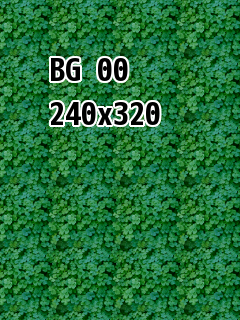
#> input picture sample_img/bg00_240x320.png, 240 x 320 px
$ python texpack.py --infile sample_img/bg00_240x320.png --outpng out.png --outxml out.png   (Python 2 division)
#> lines starting #> are read from the running program, lines starting #| are printed output that depends on the picture
#!/usr/bin/env python
# -*- coding: utf-8 -*-
# -*- mode: python; Encoding: utf8n -*-

"""
Texture Atlas用の画像を生成するPythonスクリプト。

* 複数のpngファイルを1枚のpng画像に配置する。
* Windows7 x64 + Python 2.7.3 + PIL で動作確認。

usage:
    python texpack.py -i *.png -o out.png -x out.xml
    python texpack.py --help

履歴
----

2012/09/13 ver 0.0.5

* xml出力時、ファイル名でソートできてなかったバグを修正。

2012/09/07 ver 0.0.4

* PEP8に従ってソースを整形。

2012/09/07 ver 0.0.3

* trim有効時のxml出力を修正。
* xml出力時、ファイル名でソートしてから出力するようにした。

2012/09/02 ver 0.0.2

* BLF法での配置処理を追加。

2012/09/01 ver 0.0.1

* Next-Fit法での配置処理のみ実装。

"""


from optparse import OptionParser
import glob
from PIL import Image
import os
import sys
from operator import attrgetter
from collections import namedtuple

VER = "0.0.4"  # バージョン番号


def chk_arg():
    """コマンドラインオプションを解析."""

    parser = OptionParser(version="%prog " + VER)

    parser.set_defaults(verbose=True, debug=False, border=2,
                        mode="blf",
                        infile=".\\*.png",
                        outpng="out.png",
                        outxml="out.xml",
                        trim=False, show=False, sortoff=False)

    parser.add_option("-i", "--infile", metavar="WILDCARD",
                      help=u"入力PNGファイル名(ワイルドカード指定) [%default]")
    parser.add_option("-o", "--outpng", metavar="FILE",
                      help=u"出力PNGファイル名 [%default]")
    parser.add_option("-x", "--outxml", metavar="FILE",
                      help=u"出力XMLファイル名 [%default]")
    parser.add_option("-m", "--mode", metavar="MODE", type="choice",
                      choices=['blf', 'nextfit'],
                      help=u"配置モード(blf|nextfit) [%default]")
    parser.add_option("-b", "--border", type="int", metavar="NUM",
                      help=u"各画像の隙間のドット数 [default: %default]")
    parser.add_option("-t", "--trim", action="store_true",
                      help=u"各画像を配置前にトリミングする")
    parser.add_option("--sortoff", action="store_true",
                      help=u"各画像を配置前にソートしない")
    parser.add_option("--show", action="store_true",
                      help=u"結果画像を表示")
    parser.add_option("-v", "--verbose", dest="verbose", action="store_true",
                      help=u"処理内容を詳細表示 [default]")
    parser.add_option("-q", "--quiet", dest="verbose", action="store_false",
                      help=u"処理内容を詳細表示しない")
    parser.add_option("--debug", action="store_true",
                      help=u"デバッグメッセージを表示")

    (opts, args) = parser.parse_args()
    if len(args) != 0:
        parser.print_help()
        sys.exit(1)

    if not (opts.mode == "nextfit" or opts.mode == "blf"):
        parser.error("Unknown Mode = " + opts.mode)

    if opts.verbose:
        print "Input File : %s" % (opts.infile)
        print "Output PNG : %s" % (opts.outpng)
        print "Output XML : %s" % (opts.outxml)
        print "Mode : %s" % (opts.mode)

    return opts


class ImageRect:
    """画像一枚分の情報を格納するクラス"""

    def __init__(self, fn, border, i):
        self.name, self.ext = os.path.splitext(os.path.basename(fn))

        self.img = Image.open(fn)
        self.img.load()

        self.fn = fn
        self.idx = i
        self.border = int(border)

        self.x = 0
        self.y = 0
        self.w = 0
        self.h = 0
        self.rw = 0
        self.rh = 0
        self.set_wh()

        self.trim_enable = False
        self.frame_x = 0
        self.frame_y = 0
        self.frame_w = self.rw
        self.frame_h = self.rh

    def set_wh(self):
        """幅と高さを取得・記録する"""
        self.rw = self.img.size[0]
        self.rh = self.img.size[1]
        self.w = self.rw + (self.border * 2)
        self.h = self.rh + (self.border * 2)

    # [10 lines left out: function trim, not called in this run]

    def dump(self):
        """画像情報を出力"""
        s = "%4d %s %s " % (self.idx, self.name, self.fn)
        s += " x,y,w,h=%d,%d,%d(%d),%d(%d)" % \
            (self.x, self.y, self.w, self.rw, self.h, self.rh)
        if self.trim_enable:
            s += " trim fX,fY,fW,fH=%d,%d,%d,%d" % \
                (self.frame_x, self.frame_y, self.frame_w, self.frame_h)
        print s


def dump_all_image_info(lis):
    """全画像の情報をダンプ"""
    for im in lis:
        im.dump()


def open_image(opts):
    """画像ファイル群を開く."""

    # ファイル一覧を取得
    filelist = glob.glob(opts.infile)
    if len(filelist) <= 0:
        sys.exit("Error : Not Found File")

    # 画像を開いて画像情報を記録
    lis = []
    for i, f in enumerate(filelist):
        lis.append(ImageRect(f, opts.border, i))

    if opts.verbose:
        dump_all_image_info(lis)

    # 各画像を最小サイズでトリミング
    if opts.trim:
        for im in lis:
            im.trim()

    # 縦幅、横幅でソート
    if not opts.sortoff:
        sortlis_h = sorted(lis, key=attrgetter('h', 'w'), reverse=True)
        lis = sortlis_h
        if opts.debug:
            print "# sort"
            dump_all_image_info(lis)

    # 画像を配置
    dw = 0
    dh = 0
    r_lis = []
    if opts.mode == "blf":
        (dw, dh, r_lis) = set_pos_blf(lis, opts.debug)
    else:
        (dw, dh, r_lis) = set_pos_nextfit(lis, opts.debug)

    # 画像を生成
    bkimg = Image.new('RGBA', (dw, dh), (0, 0, 0, 0))
    for im in r_lis:
        bkimg.paste(im.img, (im.x + im.border, im.y + im.border))

    # 画像リストを元の並びにソート
    if not opts.sortoff:
        sortlis_h = sorted(lis, key=attrgetter('fn'), reverse=False)
        lis = sortlis_h

    # 確認のために各画像の配置状態をダンプ
    if opts.verbose:
        print "# Result"
        dump_all_image_info(lis)

    # 画像を保存
    bkimg.save(opts.outpng, 'PNG')
    if opts.verbose:
        print "output %s" % (opts.outpng)

    # xmlを出力
    output_xml(opts.outxml, opts.outpng, lis)
    if opts.verbose:
        print "output %s" % (opts.outxml)

    # 確認のために結果画像を関連付けされたアプリで開く
    if opts.show:
        bkimg.show()


def output_xml(outfn, pngfn, lis):
    """xmlを出力"""

    png_basename = os.path.basename(pngfn)
    f = open(outfn, "w")
    f.write(u"<?xml version=\"1.0\" encoding=\"UTF-8\"?>\n")
    f.write(u"<TextureAtlas imagePath=\"%s\">\n" % (png_basename))

    for img in lis:
        x = img.x + img.border
        y = img.y + img.border
        s = u"    <SubTexture name=\"%s\"" % (img.name)
        s += u" x=\"%d\" y=\"%d\"" % (x, y)
        s += u" width=\"%d\" height=\"%d\"" % (img.rw, img.rh)
        if img.trim_enable:
            s += " frameX=\"%d\" frameY=\"%d\"" % (img.frame_x, img.frame_y)
            s += " frameWidth=\"%d\" frameHeight=\"%d\"" % \
                (img.frame_w, img.frame_h)

        s += u"/>\n"
        f.write(s)

    f.write(u"</TextureAtlas>\n")
    f.close()


# [54 lines left out: function set_pos_nextfit, not called in this run]


def set_pos_blf(lis, dbg):
    """BLF法で配置"""

    Blp = namedtuple('Blp', 'x y w h')
    aw = 2
    ah = 2

    bp = [Blp(0, 0, 0, 0)]
    num1 = range(len(lis))
    num2 = []

    while len(num1) > 0:
        c = lis[num1[0]]
        minx = sys.maxint
        miny = sys.maxint

        # 矩形を配置できそうなBL安定点を探す
        found_idx = -1
        for i, s in enumerate(bp):
            if c.w < s.w or c.h < s.h:
                continue

            x1 = s.x
            y1 = s.y
            x2 = s.x + c.w
            y2 = s.y + c.h
            if y1 < miny or (y1 == miny and x1 < minx):
                if x2 > aw or y2 > ah:
                    # 配置先エリアをオーバーしてる。コレジャナイ
                    continue

                for n in num2:
                    d = lis[n]
                    if (x1 < (d.x + d.w) and d.x < x2 and
                            y1 < (d.y + d.h) and d.y < y2):
                        # 衝突している矩形がある。コレジャナイ
                        break
                else:
                    # 衝突している矩形は無いので、配置予定座標を記憶
                    minx = x1
                    miny = y1
                    found_idx = i

        if minx >= sys.maxint or miny >= sys.maxint:
            # 矩形が入る場所が見つからなかった
            # 転送先画像サイズを拡大して最初からやり直し
            if aw >= ah:
                ah *= 2
            else:
                aw *= 2
            if dbg:
                print "dest image size = (%d,%d)" % (aw, ah)
            bp = [Blp(0, 0, 0, 0)]
            num1 = range(len(lis))
            num2 = []
            continue

        # 入る場所があったので配置
        c.x = minx
        c.y = miny
        num2.append(num1[0])
        del num1[0]

        # 配置に使ったBL安定点候補はもう使えないはずなので、除去する
        if found_idx >= 0:
            del bp[found_idx]

        # エリア枠と矩形で作れるBL安定点候補を追加登録
        cx1 = c.x
        cx2 = c.x + c.w
        cy1 = c.y
        cy2 = c.y + c.h
        tblp = []
        tblp.append(Blp(cx2, 0, 0, cy1))
        tblp.append(Blp(0, cy2, cx1, 0))

        # 現矩形と配置済み矩形との間で作れるBL安定点候補を追加登録
        for j in range(len(num2)):
            p = lis[num2[j]]
            px1 = p.x
            px2 = p.x + p.w
            py1 = p.y
            py2 = p.y + p.h

            # 現矩形が配置済み矩形の左側にある場合
            if cx2 <= px1 and cy2 > py2:
                t = (cy1 - py2) if (cy1 > py2) else 0
                tblp.append(Blp(cx2, py2, px1 - cx2, t))

            # 現矩形が配置済み矩形の右側にある場合
            if px2 <= cx1 and py2 > cy2:
                t = (py1 - cy2) if (py1 > cy2) else 0
                tblp.append(Blp(px2, cy2, cx1 - px2, t))

            # 現矩形が配置済み矩形の上側にある場合
            if cy2 <= py1 and cx2 > px2:
                t = (cx1 - px2) if (cx1 > px2) else 0
                tblp.append(Blp(px2, cy2, t, py1 - cy2))

            # 現矩形が配置済み矩形の下側にある場合
            if py2 <= cy1 and px2 > cx2:
                t = (px1 - cx2) if (px1 > cx2) else 0
                tblp.append(Blp(cx2, py2, t, cy1 - py2))

        # 配置済み矩形群と、得られたBL安定点候補が重なっていないなら、
        # BL安定点候補として登録する
        for b in tblp:
            if b.x < 0 or b.x >= aw or b.y < 0 or b.y >= ah:
                # そもそも配置先エリアをオーバーしてる
                continue

            for n in num2:
                d = lis[n]
                if (d.x <= b.x and b.x < (d.x + d.w) and
                        d.y <= b.y and (b.y < d.y + d.h)):
                    # 配置済み矩形の中にBL安定点候補が入っている
                    break
            else:
                # BL安定点候補として使えそうなので追加登録
                bp.append(Blp(b.x, b.y, b.w, b.h))

    return (aw, ah, lis)


def main():
    """メイン処理"""

    opts = chk_arg()
    open_image(opts)
#> the loop in open_image, `for i, f in enumerate(filelist):` made 1 pass
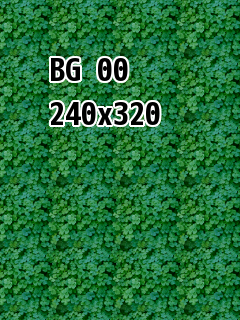
#> input picture sample_img/bg00_240x320.png, 240 x 320 px
#> in open_image, `bkimg = Image.new('RGBA', (dw, dh), (0, 0, 0, 0))`: bkimg: PIL image 256x512 RGBA; every value is 0
#> after the loop in open_image, `for im in r_lis:`:
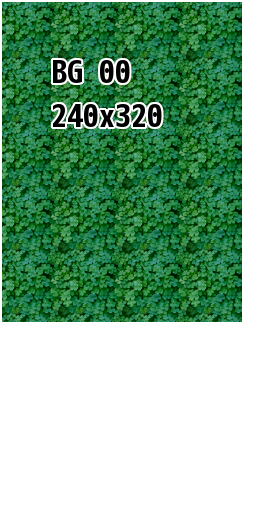
#> bkimg: PIL image 256x512 RGBA; mean R, G, B, A 20.4, 66.5, 34.3, 149.4; transparent parts drawn white
#> in open_image, im.img is the input picture: PIL image 240x320 RGBA; mean R, G, B, A 34.8, 113.4, 58.6, 255


if __name__ == '__main__':
    main()
